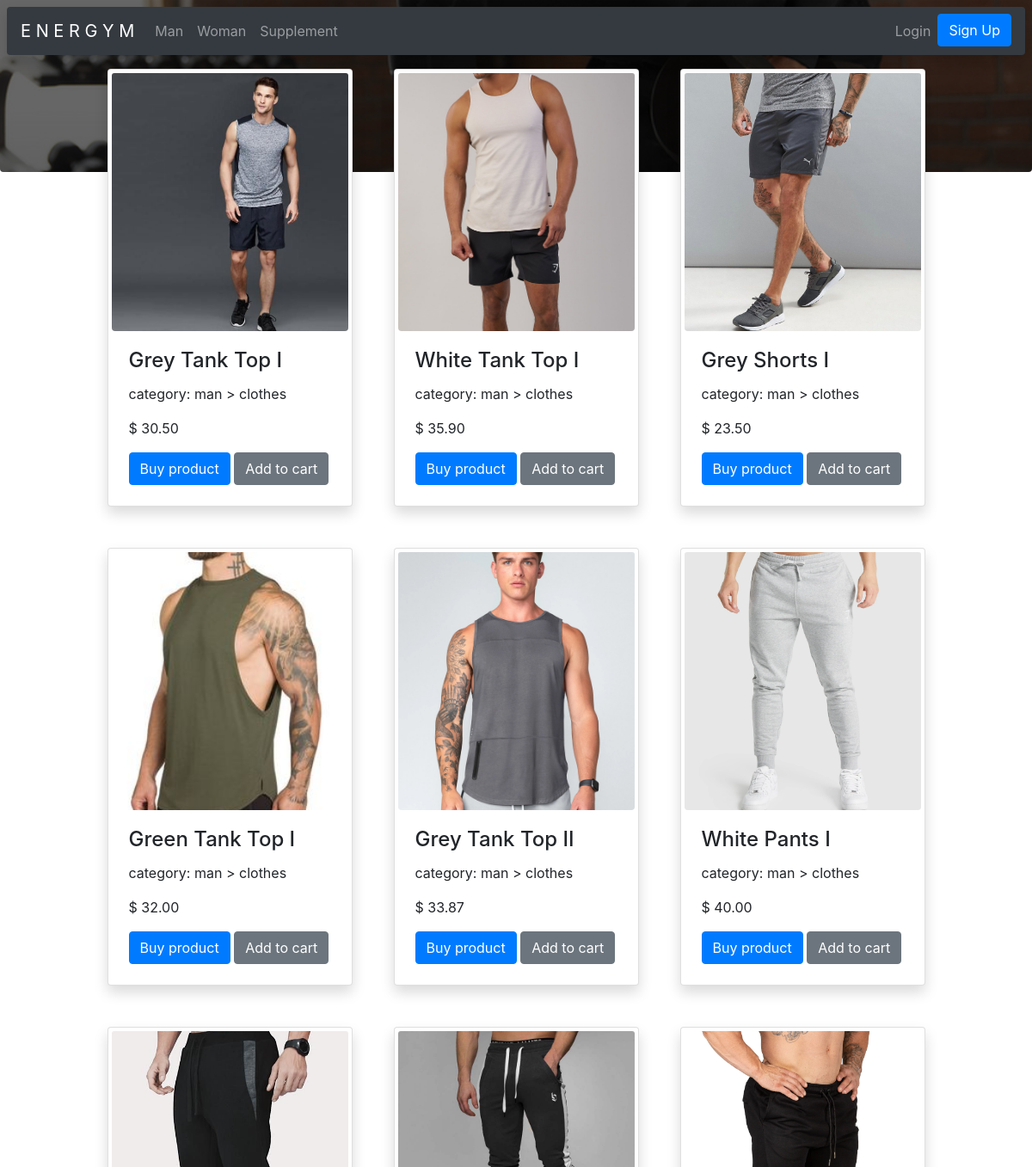
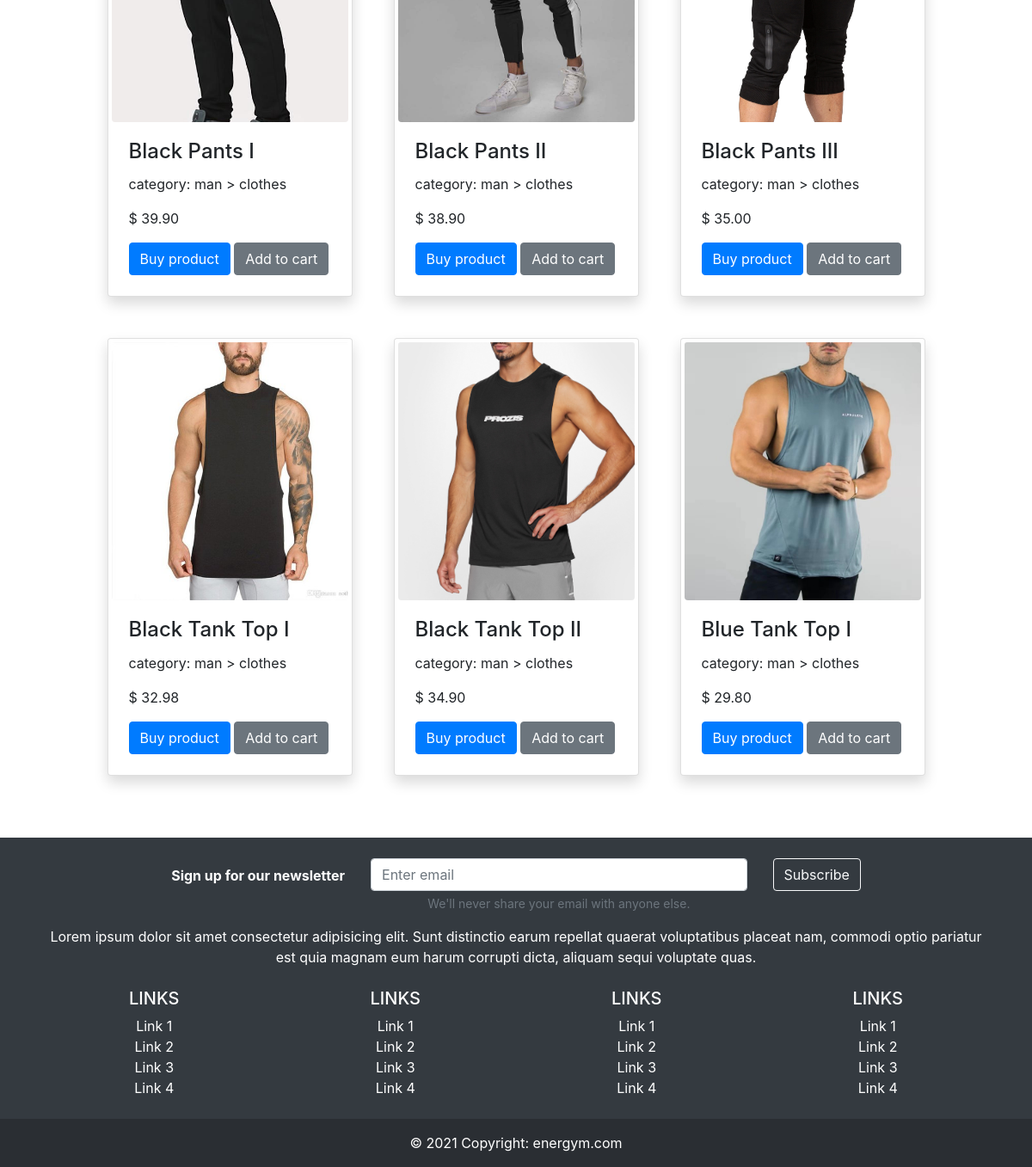
Screenshot of /products/13/ with the database file from the repository (2 pictures, top to bottom).
### products/models.py (models this page shows, shortened)
class Product(models.Model):
    category = models.ForeignKey(
        Category, on_delete=CASCADE)
    sub_category = models.ForeignKey(
        SubCategory, on_delete=CASCADE, blank=True)
    name = models.CharField(max_length=40)
    details = models.TextField()
    price = models.FloatField()
    image = models.ImageField(
        upload_to='images/%d/%m/%Y', blank=True)

class Category(models.Model):
    category = models.CharField(max_length=30)
    class Meta:
        verbose_name_plural = 'categories'
    def __str__(self) -> str:
        return self.category

class SubCategory(models.Model):
    sub_category = models.CharField(max_length=30)
    class Meta:
        verbose_name_plural = 'sub-categories'
    def __str__(self) -> str:
        return self.sub_category

### products/views.py (the view)
# urls.py: path('', include('products.urls')),
def products(request, category_id):
    products = Product.objects.all()
    page_name = 'Todos os produtos'
    context = {'page_name': page_name,
               'products': products, 'category_id': category_id}
    return render(request, 'products/products.html', context)

### templates/products/products.html (shortened to what this page needs)
{% extends 'base.html' %}
{% load static %}
{% block header %}
        {% if category_id == 13 %}
        <div id="carouselExampleSlidesOnly" class="carousel" data-ride="carousel">
            <div class="carousel-inner" style="position: absolute;">
                <div class="carousel-item active">
                </div>
            </div>
        </div>
        {% endif %}
{% endblock header %}
{% block content %}
<div class="container pt-2">
    <div class="row justify-content-center">
    {% for product in products %}
    {% if product.category.id == category_id %}
        <div class="card card-produto-largura p-1 m-4 col-12 col-md-3 shadow zoom">
        <a href="{% url 'product' product.category.id product.id %}"><img src="{{ product.image.url }}" class="card-img-top card-posicao-imagem1 rounded-bottom" alt="..."></a>
            <div class="card-body">
                <a href="{% url 'product' product.category.id product.id %}" class="link-personalizado"><h4 class="card-title">{{ product.name }}</h4></a>
                <p class="">category: {{ product.category }} > {{ product.sub_category }}</p>
                <p class="card-text">$ {{ product.price|stringformat:".2f" }}</p>
                <a href="{% url 'product' product.category.id product.id %}" class="btn btn-primary">Buy product</a>
                <a href="?" class="btn btn-secondary" disabled>Add to cart</a>
            </div>
        </div>
    {% endif %}
    {% endfor %}
    </div>
</div>
{% endblock content %}

### static/products/css/style.css (style rules this page uses)
.zoom { transition: transform .7s; }
.card-posicao-imagem1 { object-fit: cover; object-position: 0 35%; height: 300px; }
.card-produto-largura { max-width: 13rem; }
.link-personalizado { text-decoration: none; color: inherit; }

### rows the page displays
Product: image (picture), name "Grey Tank Top I", category "man", sub_category "clothes", price "30.50"
Product: image (picture), name "White Tank Top I", category "man", sub_category "clothes", price "35.90"
Product: image (picture), name "Grey Shorts I", category "man", sub_category "clothes", price "23.50"
Product: image (picture), name "Green Tank Top I", category "man", sub_category "clothes", price "32.00"
Product: image (picture), name "Grey Tank Top II", category "man", sub_category "clothes", price "33.87"
Product: image (picture), name "White Pants I", category "man", sub_category "clothes", price "40.00"
Product: image (picture), name "Black Pants I", category "man", sub_category "clothes", price "39.90"
Product: image (picture), name "Black Pants II", category "man", sub_category "clothes", price "38.90"
Product: image (picture), name "Black Pants III", category "man", sub_category "clothes", price "35.00"
Product: image (picture), name "Black Tank Top I", category "man", sub_category "clothes", price "32.98"
Product: image (picture), name "Black Tank Top II", category "man", sub_category "clothes", price "34.90"
Product: image (picture), name "Blue Tank Top I", category "man", sub_category "clothes", price "29.80"
